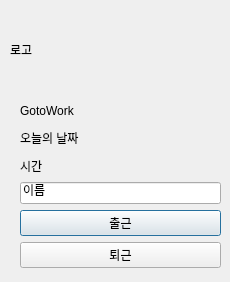
<?xml version="1.0" encoding="UTF-8"?>
<ui version="4.0">
 <class>Dialog</class>
 <widget class="QDialog" name="Dialog">
  <property name="geometry">
   <rect>
    <x>0</x>
    <y>0</y>
    <width>230</width>
    <height>282</height>
   </rect>
  </property>
  <property name="windowTitle">
   <string>Dialog</string>
  </property>
  <widget class="QLabel" name="label_logo">
   <property name="geometry">
    <rect>
     <x>10</x>
     <y>10</y>
     <width>210</width>
     <height>80</height>
    </rect>
   </property>
   <property name="tabletTracking">
    <bool>false</bool>
   </property>
   <property name="frameShape">
    <enum>QFrame::NoFrame</enum>
   </property>
   <property name="text">
    <string>로고</string>
   </property>
  </widget>
  <widget class="QWidget" name="">
   <property name="geometry">
    <rect>
     <x>20</x>
     <y>100</y>
     <width>201</width>
     <height>168</height>
    </rect>
   </property>
   <layout class="QVBoxLayout" name="verticalLayout">
    <item>
     <widget class="QLabel" name="label_title">
      <property name="text">
       <string>GotoWork</string>
      </property>
     </widget>
    </item>
    <item>
     <widget class="QLabel" name="label_nowdate">
      <property name="text">
       <string>오늘의 날짜</string>
      </property>
     </widget>
    </item>
    <item>
     <widget class="QLabel" name="label_nowtime">
      <property name="text">
       <string>시간</string>
      </property>
     </widget>
    </item>
    <item>
     <widget class="QLineEdit" name="lineEdit_name">
      <property name="text">
       <string>이름</string>
      </property>
     </widget>
    </item>
    <item>
     <widget class="QPushButton" name="btn_attendance">
      <property name="text">
       <string>출근</string>
      </property>
     </widget>
    </item>
    <item>
     <widget class="QPushButton" name="btn_leavework">
      <property name="text">
       <string>퇴근</string>
      </property>
     </widget>
    </item>
   </layout>
  </widget>
 </widget>
 <resources/>
 <connections/>
</ui>
